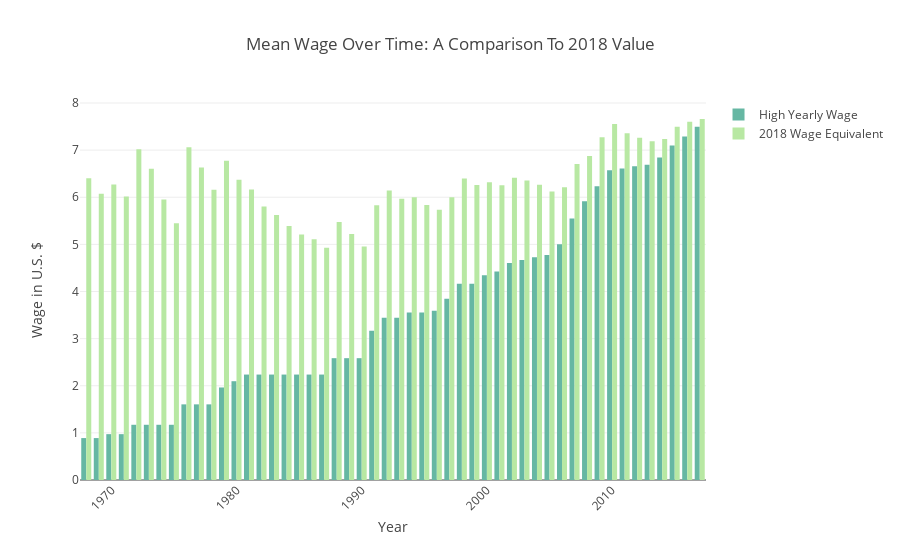

Source (notebook cell):
### Code cell
layout = go.Layout(
    title= 'Mean Wage Over Time: A Comparison To 2018 Value',
    barmode='group',
    yaxis = dict(
        title = 'Wage in U.S. $',
    ),
    xaxis = dict(
        title = 'Year',
        tickangle = -45,
    )
)
trace2 = go.Bar(
    x = mean_yearly_wage['Year'],
    y = mean_yearly_wage['High_Value'],
    name='High Yearly Wage',
    marker=dict(
        color = '#66B7A3',
    )
)
trace3 = go.Bar(
    x = mean_yearly_wage['Year'],
    y = mean_yearly_wage['High_2018'],
    name = '2018 Wage Equivalent',
    marker = dict(
        color = '#B8E8A3'
    )
)

data = [trace2, trace3]


fig = go.Figure(data=data, layout=layout)
py.offline.iplot(fig)

### Figure 1 — Plotly figure (JSON) as saved in the notebook; plotly's stock layout.template omitted (floating-point values rounded to 4 significant figures)
{"data": [{"marker": {"color": "#66B7A3"}, "name": "High Yearly Wage", "type": "bar", "uid": "1815b5e8-9998-41eb-b631-2d2b8679bdf0", "x": [1968, 1969, 1970, 1971, 1972, 1973, 1974, 1975, 1976, 1977, 1978, 1979, 1980, 1981, 1982, 1983, 1984, 1985, 1986, 1987, 1988, 1989, 1990, 1991, 1992, 1993, 1994, 1995, 1996, 1997, 1998, 1999, 2000, 2001, 2002, 2003, 2004, 2005, 2006, 2007, 2008, 2009, 2010, 2011, 2012, 2013, 2014, 2015, 2016, 2017], "y": [0.8895, 0.8895, 0.9727, 0.9727, 1.172, 1.172, 1.172, 1.172, 1.605, 1.605, 1.605, 1.964, 2.096, 2.238, 2.238, 2.238, 2.238, 2.238, 2.238, 2.238, 2.585, 2.585, 2.585, 3.17, 3.443, 3.443, 3.553, 3.553, 3.594, 3.846, 4.164, 4.164, 4.343, 4.424, 4.607, 4.67, 4.726, 4.776, 5.001, 5.552, 5.915, 6.233, 6.575, 6.608, 6.659, 6.69, 6.843, 7.098, 7.288, 7.498]}, {"marker": {"color": "#B8E8A3"}, "name": "2018 Wage Equivalent", "type": "bar", "uid": "11df9375-0286-405b-be31-5bb223d9e189", "x": [1968, 1969, 1970, 1971, 1972, 1973, 1974, 1975, 1976, 1977, 1978, 1979, 1980, 1981, 1982, 1983, 1984, 1985, 1986, 1987, 1988, 1989, 1990, 1991, 1992, 1993, 1994, 1995, 1996, 1997, 1998, 1999, 2000, 2001, 2002, 2003, 2004, 2005, 2006, 2007, 2008, 2009, 2010, 2011, 2012, 2013, 2014, 2015, 2016, 2017], "y": [6.405, 6.072, 6.273, 6.014, 7.016, 6.608, 5.952, 5.451, 7.062, 6.631, 6.162, 6.776, 6.37, 6.164, 5.805, 5.624, 5.392, 5.209, 5.111, 4.931, 5.473, 5.223, 4.955, 5.828, 6.141, 5.969, 6.003, 5.837, 5.734, 6.001, 6.397, 6.259, 6.316, 6.255, 6.414, 6.357, 6.266, 6.122, 6.213, 6.705, 6.878, 7.275, 7.553, 7.356, 7.264, 7.19, 7.239, 7.498, 7.603, 7.661]}], "layout": {"barmode": "group", "title": {"text": "Mean Wage Over Time: A Comparison To 2018 Value"}, "xaxis": {"tickangle": -45, "title": {"text": "Year"}}, "yaxis": {"title": {"text": "Wage in U.S. $"}}}}
